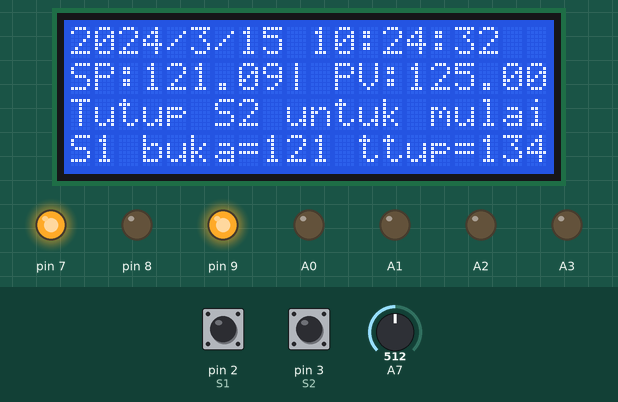
Bench run of a sketch on a simulated Arduino Nano, built with avr-gcc and run on an emulated ATmega328P. On the bench: 20×4 character LCD, output pins drawn as LEDs (lit = HIGH). The test bench sets the inputs (shaded band); at power-on: pin 3 (S2) HIGH, A7 = 512, pin 2 (S1) HIGH. The local clock reads 2024-03-15 10:24:30 at power-on unless the sketch sets it; what the sketch prints to the serial monitor is not drawn.

Above: at 2.3 s.
2.4 s: pin 3 (S2) pulled LOW for 0.15 s
At 3.9 s:
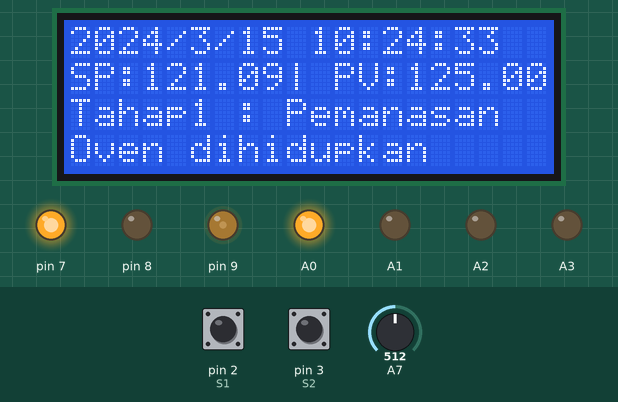
5.5 s: A7 set to 716
At 6.8 s:
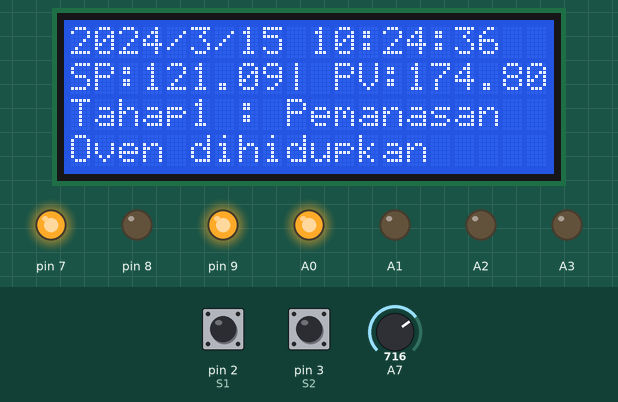
8.5 s: A7 set to 511
At 9.4 s:
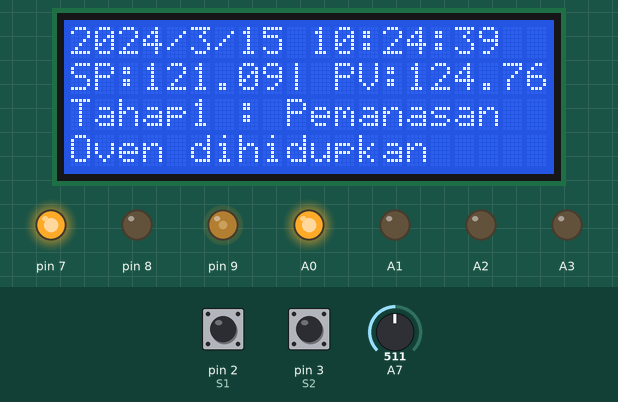
10.0 s: pin 2 (S1) pulled LOW for 1 s
At 10.7 s:
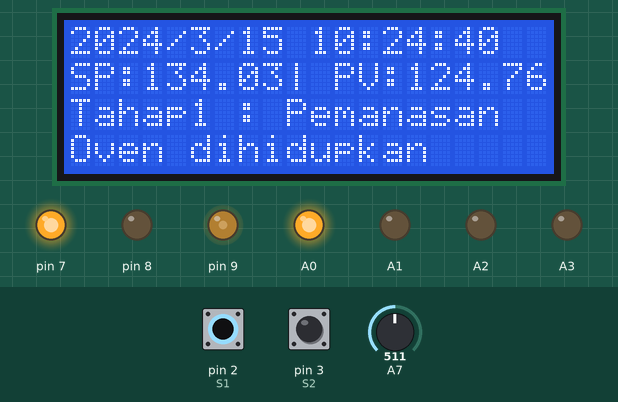
11.6 s: pin 2 (S1) pulled LOW for 1 s
At 11.88 s:
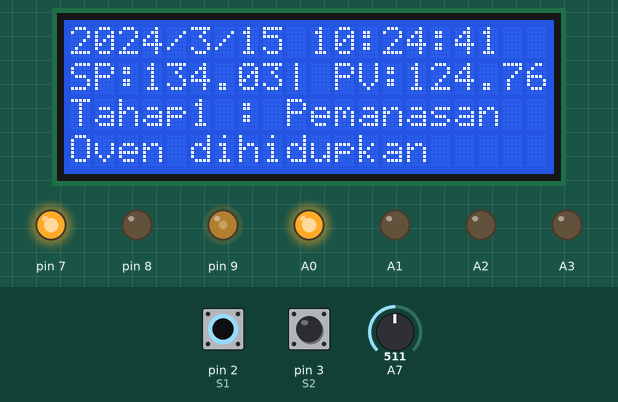
13.2 s: A7 set to 490
At 15.8 s:
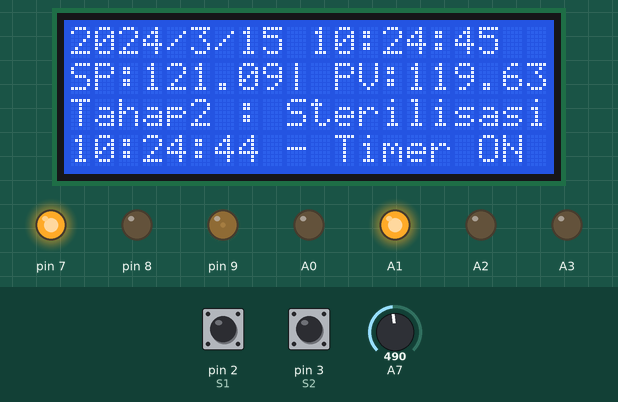
Timing chart, 0 to 17.2 s (numbered marks = the images above; inputs shaded):
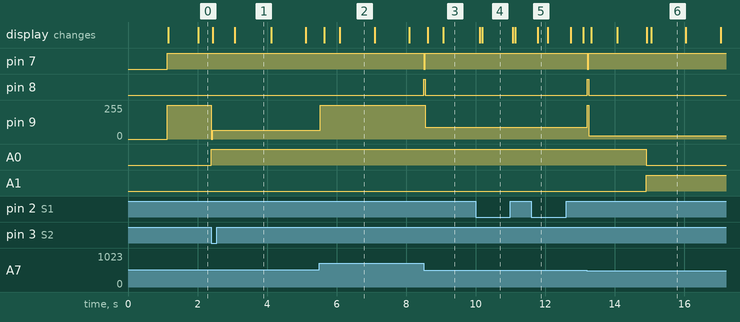

The sketch:

prog_3_3.ino
```cpp
#include <PID_v2.h>
#include <LiquidCrystal_I2C.h>
#include "RTClib.h"
RTC_DS1307 rtc;
LiquidCrystal_I2C lcd(0x27, 20, 4);
int detik = 0;
int dur_dt = -1;
int dur_mn = -1;
double aggKp = 4, aggKi = 0.2, aggKd = 1;
double consKp = 1, consKi = 0.05, consKd = 0.25;
PID_v2 myPID(consKp, consKi, consKd, PID::Direct);
unsigned long skr = 0;
int setpoin1 = 496;  //121 C
int setpoin2 = 549;  //134 C
int setpoin = 0;
int s2a = 0;
int selisih[10];
int a = 0;
bool tahap1 = false;
bool tahap2 = false;
bool tahap3 = false;
bool tahap4 = false;
bool selesai = false;
int rerata = 100;
void setup() {
  Serial.begin(9600);
  lcd.init();
  lcd.backlight();
  lcd.setCursor(0, 2);
  lcd.print("Tutup S2 untuk mulai");
  lcd.setCursor(0, 3);
  lcd.print("S1 buka=121 ttup=134");
  analogReference(EXTERNAL);  // AREF = 2.5V
  pinMode(2, INPUT_PULLUP);   //S1
  pinMode(3, INPUT_PULLUP);   //S2
  pinMode(7, OUTPUT);
  pinMode(8, OUTPUT);
  pinMode(9, OUTPUT);
  pinMode(A0, OUTPUT);
  pinMode(A1, OUTPUT);
  pinMode(A2, OUTPUT);
  pinMode(A3, OUTPUT);
  myPID.SetOutputLimits(-255, 255);
  myPID.SetSampleTime(10);
  if (!rtc.begin()) {
    Serial.println("Couldn't find RTC");
    Serial.flush();
    while (1) delay(10);
  }
  if (!rtc.isrunning()) {
    Serial.println("RTC is NOT running, let's set the time!");
    rtc.adjust(DateTime(F(__DATE__), F(__TIME__)));
  }
  delay(1000);
}
void loop() {
  DateTime now = rtc.now();
  if (now.second() != detik) {
    detik = now.second();
    lcd.setCursor(0, 0);
    lcd.print(now.year(), DEC);
    lcd.print('/');
    lcd.print(now.month(), DEC);
    lcd.print('/');
    lcd.print(now.day(), DEC);
    lcd.print(" ");
    if (now.hour() < 10) lcd.print("0");
    lcd.print(now.hour(), DEC);
    lcd.print(':');
    if (now.minute() < 10) lcd.print("0");
    lcd.print(now.minute(), DEC);
    lcd.print(':');
    if (now.second() < 10) lcd.print("0");
    lcd.print(now.second(), DEC);
  }
  int s1 = !digitalRead(2);
  if (s1) setpoin = setpoin2;
  else setpoin = setpoin1;
  int s2 = !digitalRead(3);
  if (s2 != s2a && s2) {
    if (s2) {
      myPID.Start(analogRead(A7), 0, setpoin);
      tahap1 = true;
      selesai = false;
    } else {
      myPID.Start(analogRead(A7), 0, 0);  //mematikan oven
    }
  }
  s2a = s2;
  double sensor = analogRead(A7);
  double gap = abs(myPID.GetSetpoint() - sensor);
  if (gap < 10) {
    myPID.SetTunings(consKp, consKi, consKd);
  } else {
    myPID.SetTunings(aggKp, aggKi, aggKd);
  }
  double output = myPID.Run(sensor);
  analogWrite(9, abs(output));
  if (output > 0) {
    digitalWrite(7, LOW);
    digitalWrite(8, HIGH);
  }
  if (output < 0) {
    digitalWrite(8, LOW);
    digitalWrite(7, HIGH);
  }
  if (millis() - skr > 100) {
    selisih[a] = abs(setpoin - sensor);
    a++;
    if (a > 9) {
      a = 0;
      rerata = 0;
      for (int i = 0; i < 10; i++) {
        rerata += selisih[i];
      }
    }
    Serial.print("0,");
    double st = setpoin * 0.244141;
    double pv = sensor * 0.244141;
    Serial.print(st);
    Serial.print(',');
    Serial.println(pv);
    lcd.setCursor(0, 1);
    lcd.print("SP:      | PV:      ");
    lcd.setCursor(3, 1);
    lcd.print(st);
    lcd.setCursor(14, 1);
    lcd.print(pv);
    if (tahap3 && pv < 80) {
      tahap3 = false;
      tahap4 = true;
    }
    if (tahap4 && pv < 40) {
      tahap4 = false;
      selesai = true;
    }
    skr = millis();
  }
  if (rerata < 100 && tahap1) {
    lcd.setCursor(0, 3);
    if (now.hour() < 10) lcd.print("0");
    lcd.print(now.hour(), DEC);
    lcd.print(':');
    if (now.minute() < 10) lcd.print("0");
    lcd.print(now.minute(), DEC);
    lcd.print(':');
    if (now.second() < 10) lcd.print("0");
    lcd.print(now.second(), DEC);
    lcd.print(" - Timer ON ");
    dur_dt = now.second();
    if (s1) dur_mn = 1 + now.minute();  //simulasi 2 menit
    else dur_mn = 2 + now.minute();     //simulasi 1 menit
    if (dur_mn > 60) dur_mn = dur_mn - 60;
    tahap1 = false;
    tahap2 = true;
  }
  if (dur_dt == now.second() && dur_mn == now.minute() && tahap2) {
    lcd.setCursor(11, 3);
    if (now.hour() < 10) lcd.print("0");
    lcd.print(now.hour(), DEC);
    lcd.print(':');
    if (now.minute() < 10) lcd.print("0");
    lcd.print(now.minute(), DEC);
    lcd.print(':');
    if (now.second() < 10) lcd.print("0");
    lcd.print(now.second(), DEC);
    dur_mn = -1;
    tahap2 = false;
    tahap3 = true;
    myPID.Start(analogRead(A7), 0, 0);  //mematikan oven
  }
  if (tahap1) {
    digitalWrite(A0, HIGH);
    digitalWrite(A1, LOW);
    digitalWrite(A2, LOW);
    digitalWrite(A3, LOW);
    lcd.setCursor(0, 2);
    lcd.print("Tahap1 : Pemanasan  ");
    lcd.setCursor(0, 3);
    lcd.print("Oven dihidupkan     ");
  }
  if (tahap2) {
    digitalWrite(A0, LOW);
    digitalWrite(A1, HIGH);
    digitalWrite(A2, LOW);
    digitalWrite(A3, LOW);
    lcd.setCursor(0, 2);
    lcd.print("Tahap2 : Sterilisasi");
  }
  if (tahap3) {
    digitalWrite(A0, LOW);
    digitalWrite(A1, LOW);
    digitalWrite(A2, HIGH);
    digitalWrite(A3, LOW);
    lcd.setCursor(0, 2);
    lcd.print("Tahap3 : Pengeringan");
  }
  if (tahap4) {
    digitalWrite(A0, LOW);
    digitalWrite(A1, LOW);
    digitalWrite(A2, LOW);
    digitalWrite(A3, HIGH);
    lcd.setCursor(0, 2);
    lcd.print("Tahap4 : Pendinginan");
    lcd.setCursor(0, 3);
    lcd.print("buka S2=buka Autclve");
  }
  if (selesai) {
    digitalWrite(A0, LOW);
    digitalWrite(A1, LOW);
    digitalWrite(A2, LOW);
    digitalWrite(A3, LOW);
    lcd.setCursor(0, 2);
    lcd.print("Sterilisasi selesai ");
    lcd.setCursor(0, 3);
    lcd.print("Silahkan ambil bahan");
  }
}
```

Measured:
- the behaviour switches between 506 and 505 on A7 (found by bisection; images 5 and 6)
- after the input at 2.4 s, pin 9: 255/255 → 64/255 at once, → 65/255 1.7 s later; A0: LOW → HIGH at once; the display: first changes at once (image 1 shows a later state)
- after the input at 8.5 s, pin 7: HIGH → LOW at once, → HIGH 0.04 s later; pin 8: LOW → HIGH at once, → LOW 0.04 s later; pin 9: 255/255 → 87/255 after 0.05 s
- after the input at 13.2 s, pin 7: HIGH → LOW at once, → HIGH 0.04 s later; pin 8: LOW → HIGH at once, → LOW 0.04 s later; A0: HIGH → LOW after 1.7 s; A1: LOW → HIGH after 1.7 s
- what the display in image 1 shows lasts 1.0 s, from 3.1 s to 4.1 s
- what the display in image 2 shows lasts 1.0 s, from 6.1 s to 7.1 s
